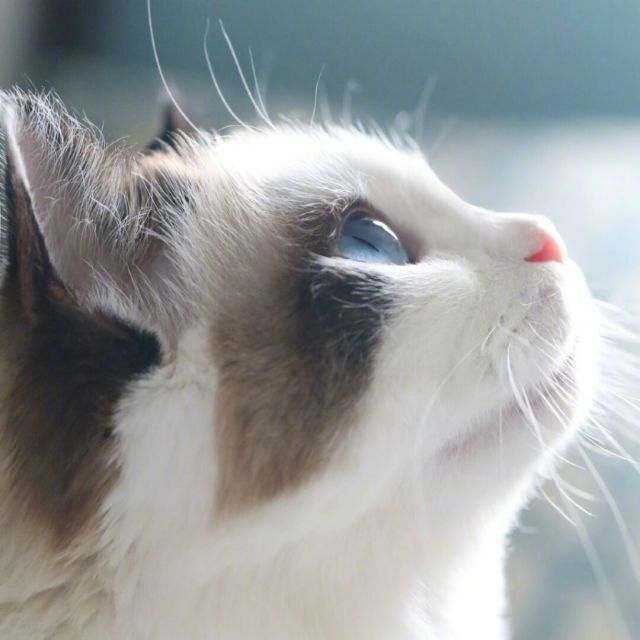
%> input picture picture_signal_processing/demo.jpg, 640 x 640 px
$ octave derivative.m   (GNU Octave 9; MATLAB toolbox functions it lacks are replaced by stand-ins)
%> lines starting %> are read from the running program, lines starting %| are printed output that depends on the picture; in (x1, y1, x2, y2) boxes, pixels count from 0 and x2, y2 are one past the last pixel; in counts of white or black regions, pixels touching at a corner belong together; the program's own positions count from 1
%> further down, I is the input picture: size 640x640x3 uint8; mean R, G, B 151.1, 155, 155.8
### picture_signal_processing/mipforwarddiff.m
function dimg = mipforwarddiff(img,direction)
%> called with direction = 'dx'
imgPad = padarray(img,[1 1],'symmetric','both');%将原图像的边界扩展
[row,col] = size(imgPad);
%> row = 642; col = 1926
dimg = zeros(row,col);
switch (direction)
case 'dx',
   dimg(:,1:col-1) = imgPad(:,2:col)-imgPad(:,1:col-1);%x方向差分计算，
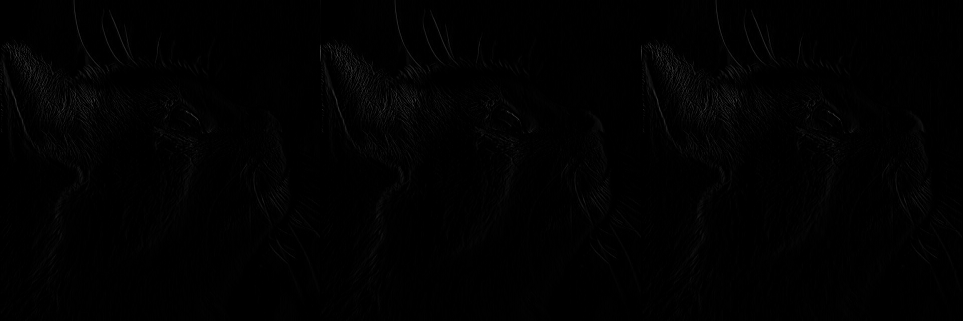
%> dimg: size 642x1926 double (shown at 1/2 size); min 0, max 129, mean 1.5
case 'dy',
   dimg(1:row-1,:) = imgPad(2:row,:)-imgPad(1:row-1,:);
otherwise, disp('Direction is unknown');
end;
dimg = dimg(2:end-1,2:end-1);
%> dimg: size 640x1924 double

### picture_signal_processing/derivative.m
%信号微分
I = imread('demo.jpg'); %读取图片
forward_dx = mipforwarddiff(I,'dx');
imshow(forward_dx); %沿行方向微分
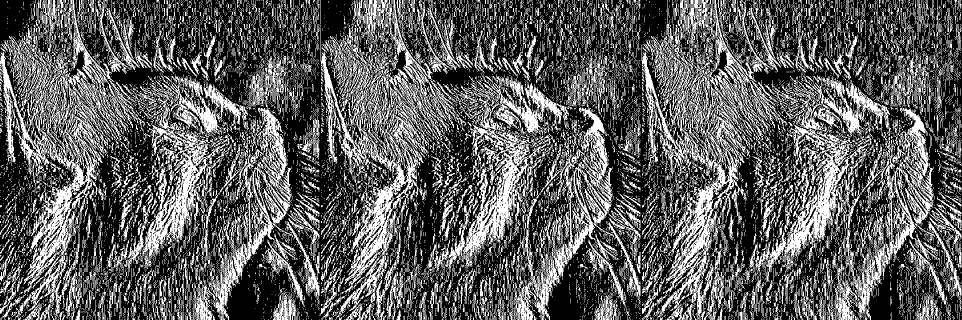
%> displayed picture: size 640x1924, on the screen's scale of 0 to 255 (shown at 1/2 size); 36.7% white; 14566 white regions (12933 under 20 px), largest, box (x1, y1, x2, y2) and area: (1284, 0, 1576, 640) 43588, (0, 0, 291, 639) 38974, (665, 0, 934, 640) 27587
